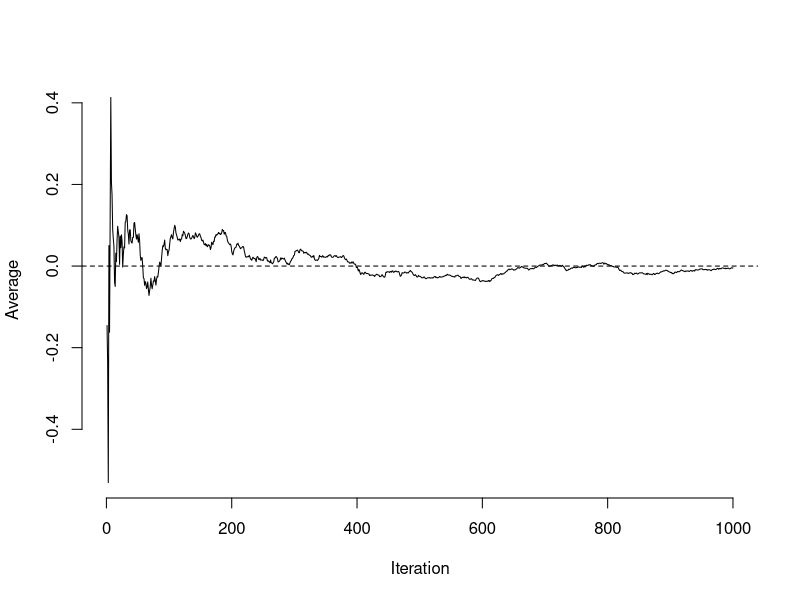

Here is the R script that generated this plot:
nosim<-1000
x<-cumsum(rnorm(nosim))/1:nosim
plot(1:nosim,x,type="l",xlab="Iteration",ylab="Average",frame=FALSE)
abline(h=0,lty=2)